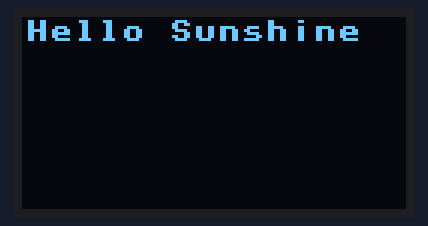
The program below on a simulated Raspberry Pi Pico running MicroPython. Parts: 128×64 one-colour display. Library files of the repository ran but are not shown: ssd1306.py. At 15.5 s the program stops and its outputs stay as they are.

Above: at 0.22 s.
At 2.01 s:
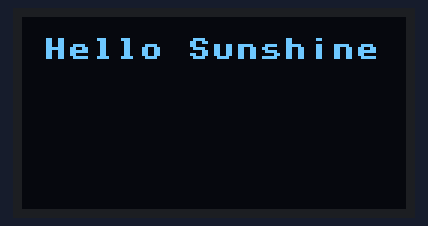
At 3.8 s:
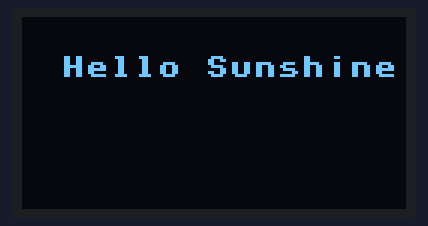
At 7.68 s:
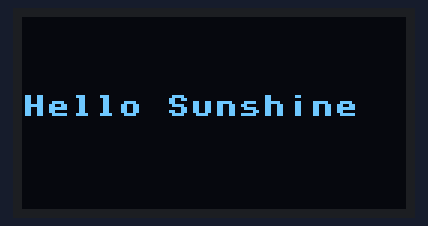
At 11.56 s:
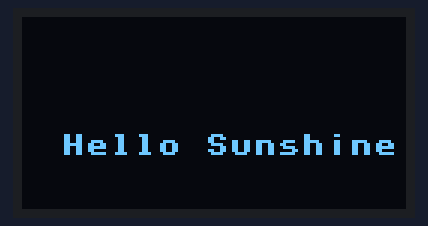
At 15.3 s:
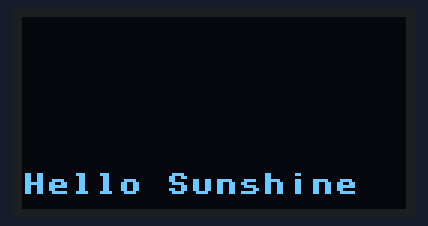

The program:

HelloJet.py
```python
from machine import Pin, I2C
from ssd1306 import SSD1306_I2C
import time

i2c=I2C(0,sda=Pin(0), scl=Pin(1), freq=400000)
oled = SSD1306_I2C(128, 64, i2c)

x = 0
y = 0
for dir in range(4):
    step = 1
    if (dir == 1 or dir == 3):
        step = -1
    for z in range(0, 13):
        oled.fill(0)
        oled.show()
        x += step
        y += 1
        oled.text("Hello Sunshine", x, y)
        oled.show()
        time.sleep(.25)
```
